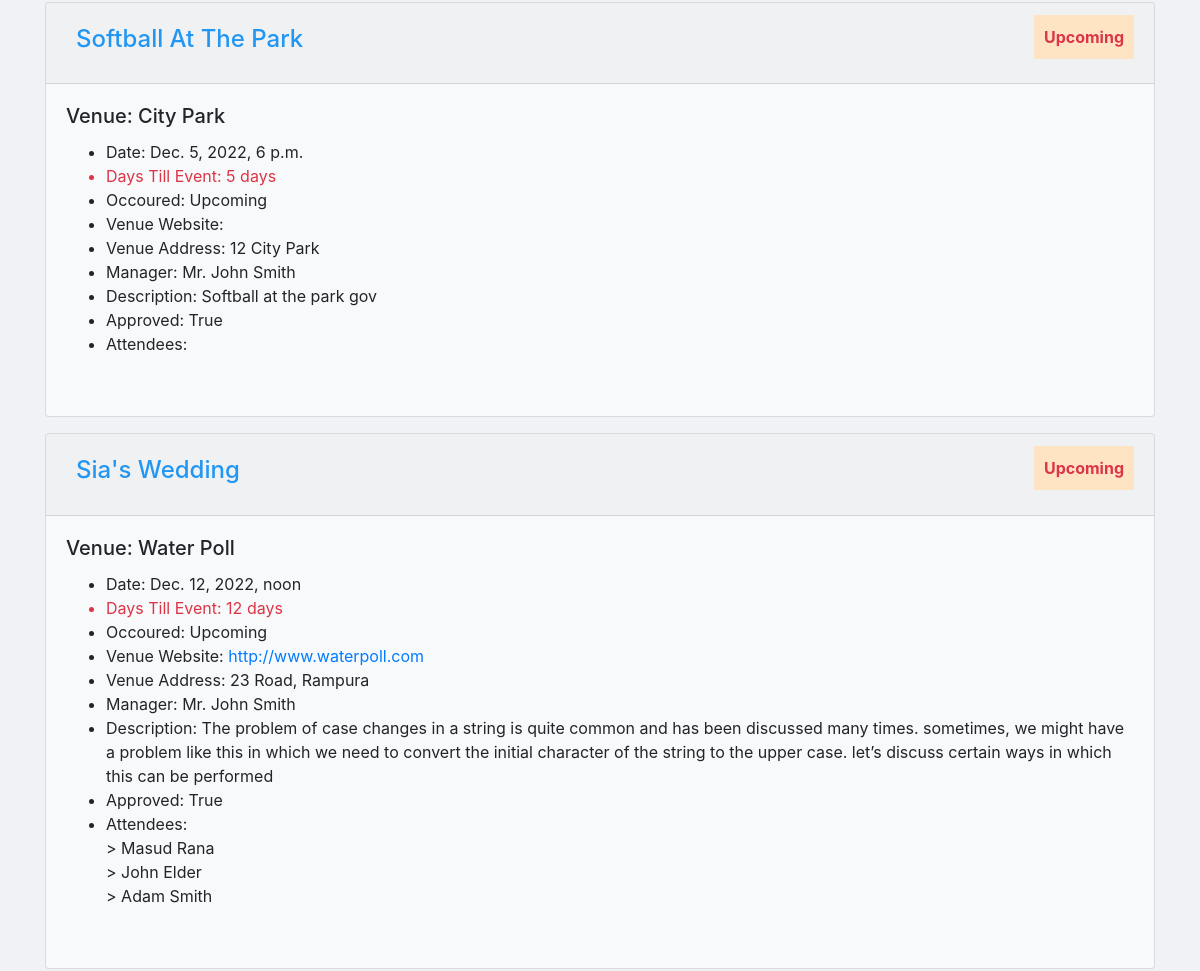
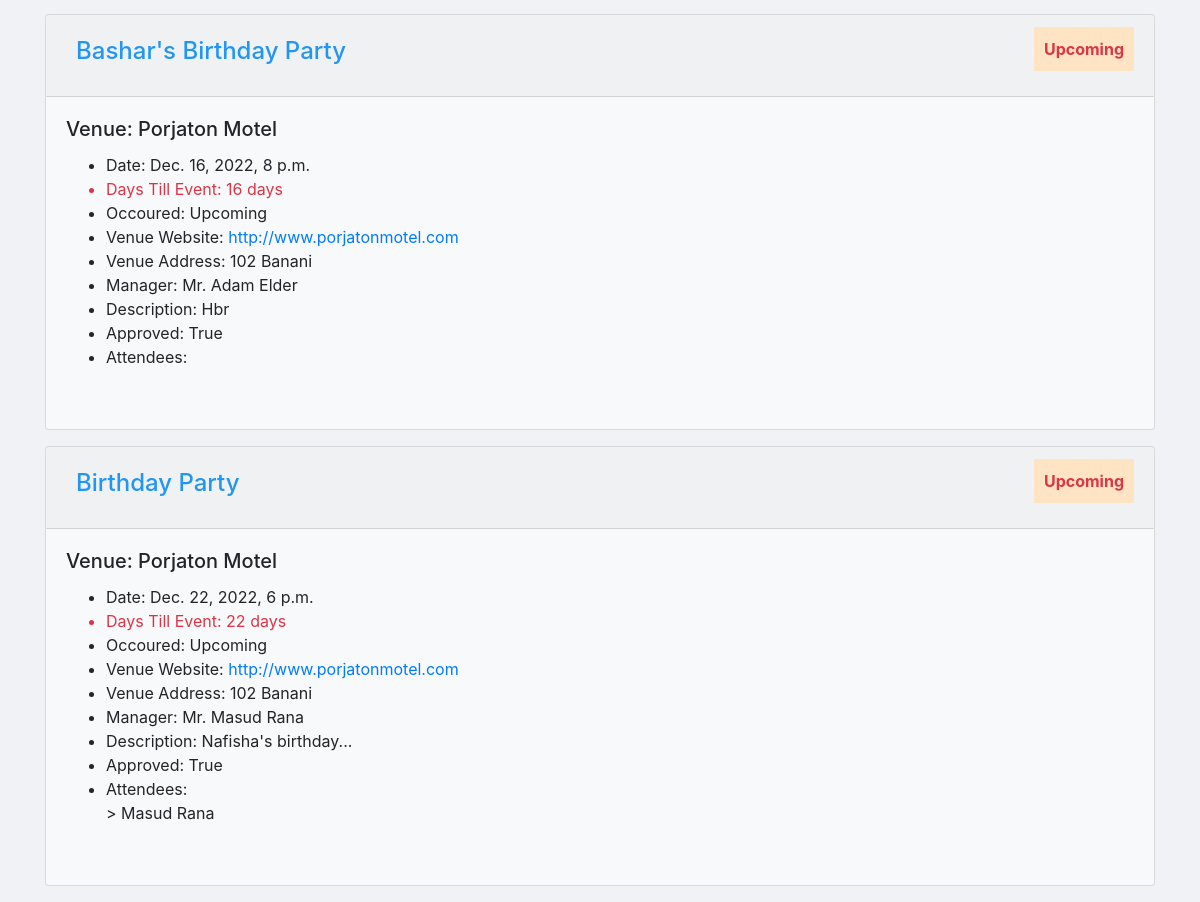
Page /events/ (lower part) on the earlier database version (2 pictures, top to bottom).
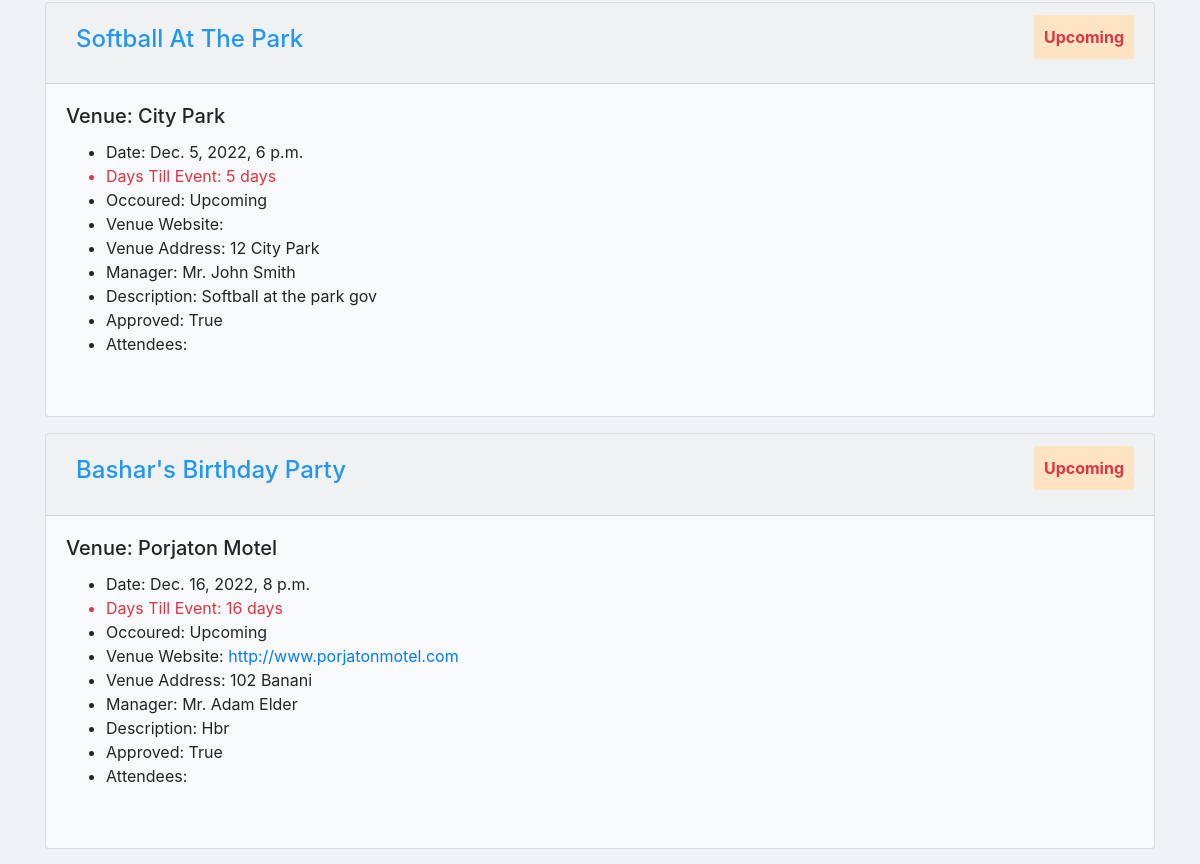
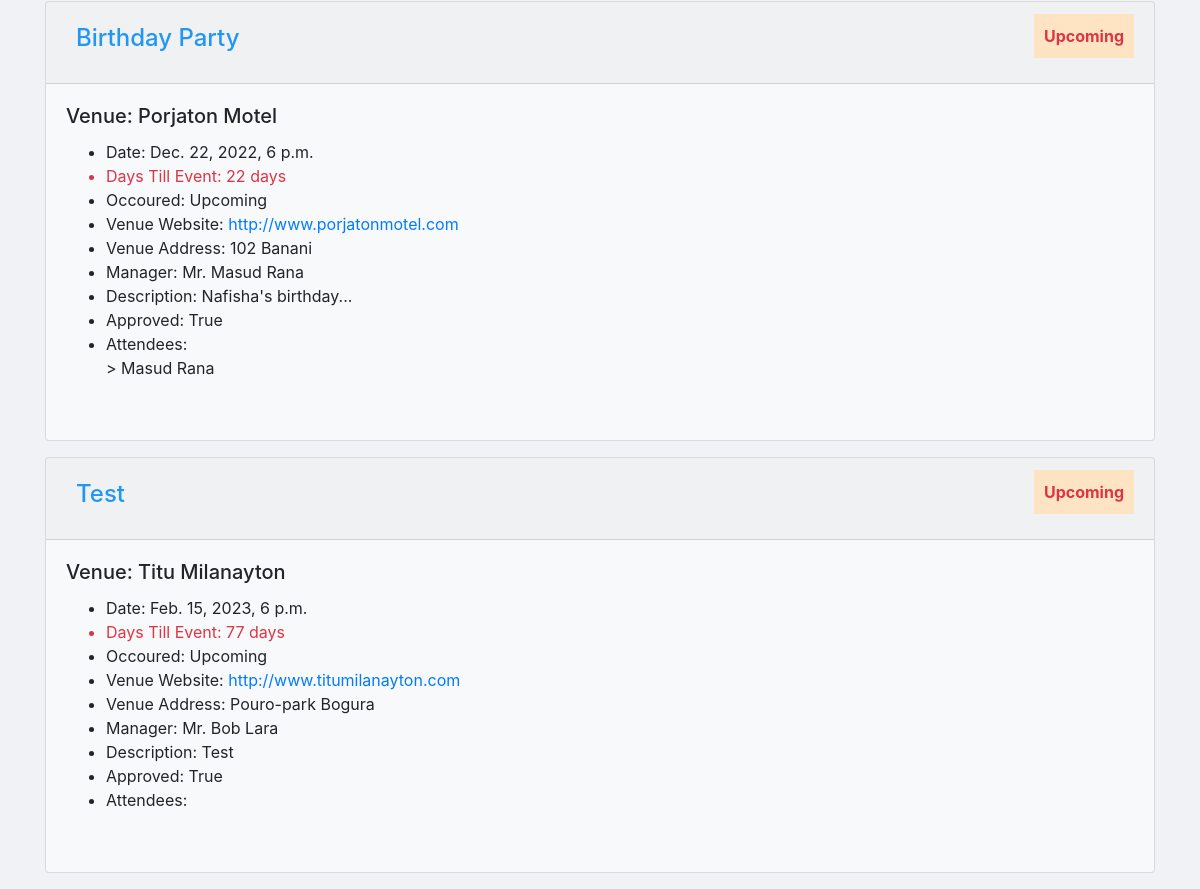
Same page on the later database version (2 pictures, top to bottom).
### events/models.py (models this page shows, shortened)
class Event(models.Model):
	name = models.CharField('Event name', max_length=120)
	event_date = models.DateTimeField('Event date')
	venue = models.ForeignKey(Venue, null=True, on_delete=models.CASCADE) # Many to One Relation
	manager = models.ForeignKey(User, blank=True,on_delete=models.CASCADE) # Many to one Relation
	description = models.TextField(blank=True)
	attendees = models.ManyToManyField(MyClubUser,blank=True) # Many to Many Relation
	approved = models.BooleanField("Approved", default=False)
	def __str__(self):
		return self.name
	@property
	def Days_till(self):
		today = date.today()
		days_till = self.event_date.date() - today
		days_till_stipped = str(days_till).split(',',1)[0]
		return days_till_stipped
	@property
	def Is_Past(self):
		today = date.today()
		if self.event_date.date() < today:
			thing = "Past"
		else:
			thing = "Upcoming"
		return thing

class Venue(models.Model):
	name = models.CharField(verbose_name='Venue name', max_length=120)
	address = models.CharField(max_length=300)
	zip_code = models.CharField('Zip Code',max_length=10,blank=True)
	phone = models.CharField('Contact phone',max_length=15,blank=True)
	web = models.URLField('Website address', blank=True)
	email = models.EmailField('Email address',blank=True)
	owner = models.PositiveIntegerField(verbose_name='Venue Owner', blank=False, default=1)
	book = models.BooleanField(default=False, blank=True)
	images = models.ImageField(upload_to='venue/images/',verbose_name='Upload Image')
	def __str__(self):
		return self.name

class MyClubUser(models.Model):
	first_name = models.CharField(max_length=30)
	last_name = models.CharField(max_length=30)
	email = models.EmailField('User email')
	def __str__(self):
		return self.first_name + ' ' + self.last_name

### events/views.py (the view)
# urls.py: path('events/', views.all_events, name='list-events'),
def all_events(request):
	event_count = Event.objects.all().count()
	today = timezone.now()
	events = Event.objects.all().order_by('event_date')
	context = {
		'events': events,
		'event_count':event_count,
	}
	return render(request, 'events/events_list.html', context)

### events/templates/events/events_list.html (shortened to what this page needs)
{% extends 'events/base.html' %}
    {% block content %}
      {% for event in events %}
      {% if event.approved %}
      <div class="card bg-light mb-3">
      <div class="card-header" style="color:#2196f3;">
        <div class="row">
          <div class="col-8">
            <strong><h4 style="padding:10px">{{event | title}}</h4></strong>
          </div>
          <div class="col-4">
            <strong class="float-right text-danger" style="padding:10px;background-color:bisque;">{{event.Is_Past}}</strong>
          </div>
        </div>
      </div>
      <div class="card-body">
    <h5 class="card-title">Venue: {{event.venue | title}}</h5>
    <ul>
        <li>Date: {{event.event_date}}</li>
        <li class="text-danger">Days Till Event: {{event.Days_till}}</li>
        <li>Occoured: {{event.Is_Past}}</li>
        <li>Venue Website: <a href="{{event.venue.web}}" target="_blank">{{event.venue.web}}</a> </li>
        <li>Venue Address: {{event.venue.address}}</li>
        <li>Manager: Mr. {{event.manager.first_name}} {{event.manager.last_name}}</li>
        <li>Description: {{event.description}}</li>
        <li>Approved: {{event.approved}}</li>
        <li>Attendees:<br/>
        {% for userattend in event.attendees.all %}
         > {{userattend}}<br>
        {% endfor %}
        </li>
      </ul>
        <br>
  </div>
</div>
{% endif %}
      {% endfor %}
    {% endblock content %}

Differences in the rows shown:
no longer on this page (row edited): Event: name "Sia's Wedding", Is_Past "Upcoming", venue "Water Poll", event_date "Dec. 12, 2022, noon", Days_till "12 days", venue.web "http://www.waterpoll.com", venue.address "23 Road, Rampura", manager.first_name "John", manager.last_name "Smith", description "The problem of case changes in a string is quite common and has been discussed many times. sometimes, we might have a problem like this in which we need to convert the initial character of the string to the upper case. let’s discuss certain ways in which this can be performed", approved "True", MyClubUser (first_name+last_name "Masud Rana")
no longer on this page (row unchanged): MyClubUser: first_name+last_name "John Elder", shown under "Sia's Wedding"
no longer on this page (row unchanged): MyClubUser: first_name+last_name "Adam Smith", shown under "Sia's Wedding"
added Event: name "Test", Is_Past "Upcoming", venue "Titu Milanayton", event_date "Feb. 15, 2023, 6 p.m.", Days_till "77 days", venue.web "http://www.titumilanayton.com", venue.address "Pouro-park Bogura", manager.first_name "Bob", manager.last_name "Lara", description "Test", approved "True"
